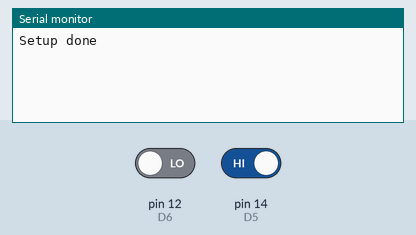
This sketch was run on a simulated Arduino Uno, built with avr-gcc and run on an emulated ATmega328P. Parts: the last lines printed to the serial monitor. Inputs (shaded band) come from the test bench; at power-on: pin 14 (D5) HIGH, pin 12 (D6) LOW.

Above: at 1.2 s.
1.3 s: pin 14 (D5) driven LOW
At 2.0 s:
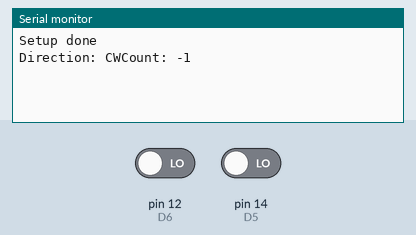
2.8 s: pin 14 (D5) driven HIGH
At 3.2 s:
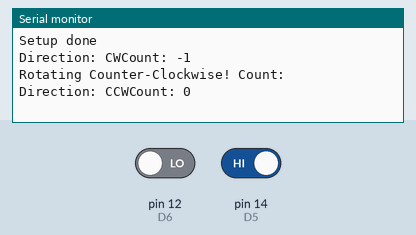
4.3 s: pin 12 (D6) driven HIGH and pin 14 (D5) driven LOW
At 5.5 s:
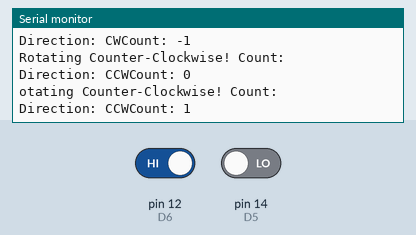
5.8 s: pin 14 (D5) driven HIGH
At 6.4 s:
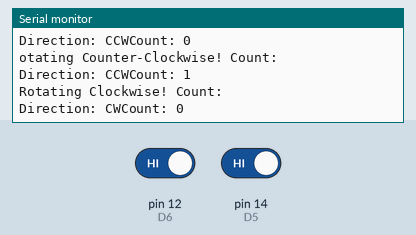

Measured:
- after the input at 1.3 s, the serial monitor: prints a new line at once (image 1)
- after the input at 2.8 s, the serial monitor: prints a new line at once (image 2)
- after the input at 4.3 s, the serial monitor: prints a new line at once (image 3)
- after the input at 5.8 s, the serial monitor: prints a new line at once (image 4)

The sketch:

ClockRotaryTest.ino
```cpp
//ESP pins
#define D0 16
#define D1 5
#define D2 4
#define D3 0
#define D4 2
#define D5 14
#define D6 12
#define TXPIN 1
#define RXPIN 3

// Rotary Encoder Inputs
#define A D5
#define B D6

int counter = 0;
int currentStateA;
int lastStateA;
String currentDir ="";

void setup() {
  // Setup Serial Monitor
	Serial.begin(9600);

  // Set encoder pins as inputs
	pinMode(A,INPUT);
	pinMode(B,INPUT);

  // Read the initial state of A
	lastStateA = digitalRead(A);
  Serial.println("Setup done");
}

void loop() {
  // put your main code here, to run repeatedly:
  handleRotaryLogic();
}

void handleRotaryLogic() {

	// Read the current state of A
	currentStateA = digitalRead(A);

	// If last and current state of A are different, then pulse occurred
	// React to only 1 state change to avoid double count
	if (currentStateA != lastStateA){

    //Code that takes care of updating counter and direction
		if (digitalRead(B) != currentStateA) {
			counter ++;
			currentDir ="CCW";
      Serial.println("Rotating Counter-Clockwise! Count: " + counter);
		} else {
			// Encoder is rotating CW so increment
			counter --;
			currentDir ="CW";
      Serial.println("Rotating Clockwise! Count: " + counter);
		}
    Serial.print("Direction: " + currentDir + "Count: ");
    Serial.println(counter);
	}

  // Remember last A state
	lastStateA = currentStateA;

	// Put in a slight delay to help debounce the reading
  delay(5);
}
```
